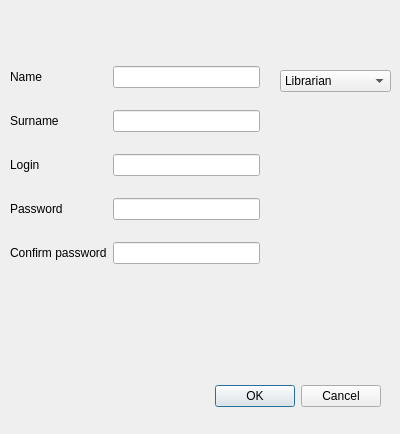
<?xml version="1.0" encoding="UTF-8"?>
<ui version="4.0">
 <class>registration</class>
 <widget class="QDialog" name="registration">
  <property name="geometry">
   <rect>
    <x>0</x>
    <y>0</y>
    <width>400</width>
    <height>434</height>
   </rect>
  </property>
  <property name="windowTitle">
   <string>Dialog</string>
  </property>
  <widget class="QDialogButtonBox" name="buttonBox">
   <property name="geometry">
    <rect>
     <x>40</x>
     <y>380</y>
     <width>341</width>
     <height>32</height>
    </rect>
   </property>
   <property name="orientation">
    <enum>Qt::Horizontal</enum>
   </property>
   <property name="standardButtons">
    <set>QDialogButtonBox::Cancel|QDialogButtonBox::Ok</set>
   </property>
  </widget>
  <widget class="QComboBox" name="comboBox">
   <property name="geometry">
    <rect>
     <x>280</x>
     <y>70</y>
     <width>111</width>
     <height>22</height>
    </rect>
   </property>
   <item>
    <property name="text">
     <string>Librarian</string>
    </property>
   </item>
   <item>
    <property name="text">
     <string>Student</string>
    </property>
   </item>
   <item>
    <property name="text">
     <string>Faculty member</string>
    </property>
   </item>
  </widget>
  <widget class="QWidget" name="">
   <property name="geometry">
    <rect>
     <x>10</x>
     <y>50</y>
     <width>250</width>
     <height>231</height>
    </rect>
   </property>
   <layout class="QGridLayout" name="gridLayout">
    <item row="0" column="0">
     <widget class="QLabel" name="label">
      <property name="text">
       <string>Name</string>
      </property>
     </widget>
    </item>
    <item row="0" column="1">
     <widget class="QLineEdit" name="lineEdit"/>
    </item>
    <item row="1" column="0">
     <widget class="QLabel" name="label_2">
      <property name="text">
       <string>Surname</string>
      </property>
     </widget>
    </item>
    <item row="1" column="1">
     <widget class="QLineEdit" name="lineEdit_2"/>
    </item>
    <item row="2" column="0">
     <widget class="QLabel" name="label_3">
      <property name="text">
       <string>Login </string>
      </property>
     </widget>
    </item>
    <item row="2" column="1">
     <widget class="QLineEdit" name="lineEdit_3"/>
    </item>
    <item row="3" column="0">
     <widget class="QLabel" name="label_4">
      <property name="text">
       <string>Password</string>
      </property>
     </widget>
    </item>
    <item row="3" column="1">
     <widget class="QLineEdit" name="lineEdit_4"/>
    </item>
    <item row="4" column="0">
     <widget class="QLabel" name="label_5">
      <property name="text">
       <string>Confirm password</string>
      </property>
     </widget>
    </item>
    <item row="4" column="1">
     <widget class="QLineEdit" name="lineEdit_5"/>
    </item>
   </layout>
  </widget>
 </widget>
 <resources/>
 <connections>
  <connection>
   <sender>buttonBox</sender>
   <signal>accepted()</signal>
   <receiver>registration</receiver>
   <slot>accept()</slot>
   <hints>
    <hint type="sourcelabel">
     <x>248</x>
     <y>254</y>
    </hint>
    <hint type="destinationlabel">
     <x>157</x>
     <y>274</y>
    </hint>
   </hints>
  </connection>
  <connection>
   <sender>buttonBox</sender>
   <signal>rejected()</signal>
   <receiver>registration</receiver>
   <slot>reject()</slot>
   <hints>
    <hint type="sourcelabel">
     <x>316</x>
     <y>260</y>
    </hint>
    <hint type="destinationlabel">
     <x>286</x>
     <y>274</y>
    </hint>
   </hints>
  </connection>
 </connections>
</ui>
